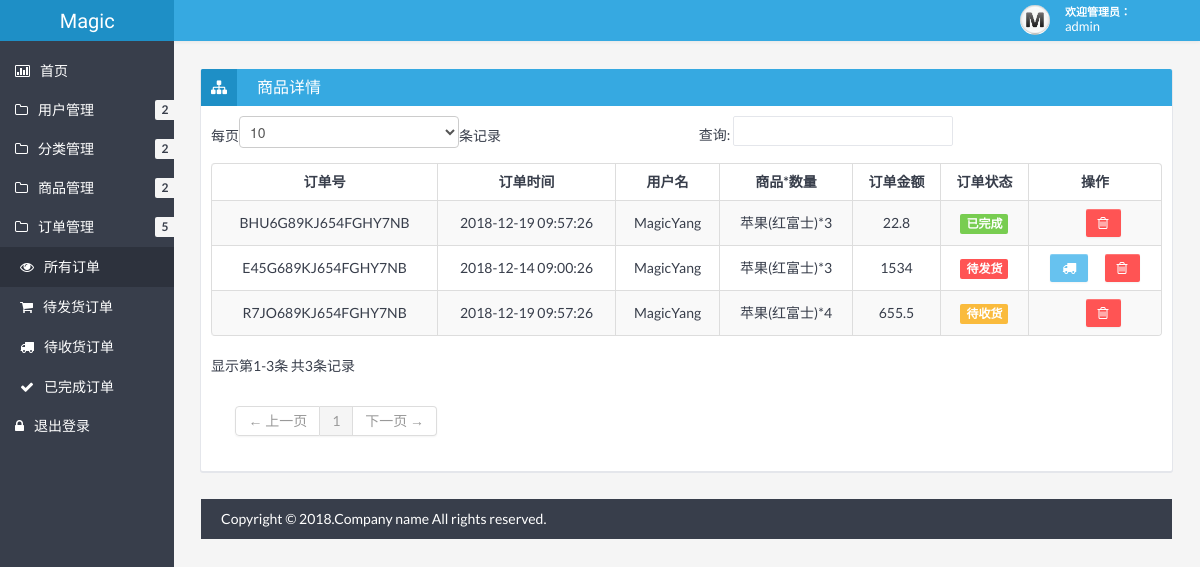
Page /admin/showOrder.php?method=check&state=3 (signed in) on the committed database.
### tables this page shows
CREATE TABLE `user` (
  `uid` int(11) NOT NULL COMMENT '用户id',
  `uname` varchar(30) NOT NULL COMMENT '用户名',
  `password` varchar(30) NOT NULL COMMENT '密码',
  `openid` varchar(80) NOT NULL COMMENT 'QQopenid',
  `phone` varchar(11) NOT NULL COMMENT '手机号',
  `email` varchar(30) NOT NULL COMMENT '邮箱',
  `state` tinyint(1) NOT NULL COMMENT '状态',
  `level` tinyint(1) NOT NULL COMMENT '权限',
  PRIMARY KEY (`uid`)
);

CREATE TABLE `orders` (
  `oid` varchar(20) NOT NULL COMMENT '订单号',
  `odate` datetime NOT NULL COMMENT '订单产生时间',
  `uid` int(11) NOT NULL COMMENT '用户id',
  `goodslist` varchar(100) NOT NULL COMMENT '商品列表｛gid：商品id，gnum：购买商品数量｝',
  `state` tinyint(1) NOT NULL COMMENT '订单状态',
  `money` double NOT NULL COMMENT '订单总金额',
  PRIMARY KEY (`oid`)
);

### admin/checkLogin.php (called while the page is built, shortened)
<?php
	if(!isset($_SESSION["uid"])){
		echo '<script language="javascript">location.href="login.php"</script>';
	}else{
		$uid = $_SESSION['uid'];
    	$sql = 'select * from user where uid='.$uid;
    	$res = mysql_query($sql);
    	$row = mysql_fetch_array($res);
    	$username = $row['uname'];
	}
?>

### admin/showOrder.php (the view, shortened to what this page needs)
<?php
	include "checkLogin.php";
    $con = mysql_connect("118.89.24.240","php","123456");
    if(isset($_GET['method'])){
    	if($_GET['method']=="check"){
    		if($_GET['state']==3){
    		  $sql = 'select * from orders';
    		  $res = mysql_query($sql,$con);
    		}else{
    		  $sql = 'select * from orders where state='.$_GET['state'];
    		  $res = mysql_query($sql,$con);
    		}
    	}
    }
 ?>
<!DOCTYPE html>
<html lang="en">
<head>
	<link href="css/bootstrap.min.css" rel="stylesheet" />
	<link href="css/bootstrap-responsive.min.css" rel="stylesheet" />
	<link href="css/style.min.css" rel="stylesheet" />
	<link href="css/style-responsive.min.css" rel="stylesheet" />
	<link href="css/retina.css" rel="stylesheet" />
<meta http-equiv="Content-Type" content="text/html; charset=utf-8" /></head>
<body>
		<?php include "header.php" ?>
		<div class="container-fluid-full">
		<div class="row-fluid">
			<?php include "banner.php" ?>
			<div id="content" class="span10">
			<div class="row-fluid">
				<div class="box span12">
					<div class="box-header" data-original-title="">
						<h2><i class="icon-sitemap"></i><span class="break"></span>商品详情</h2>
					</div>
					<div class="box-content">
						<table class="table table-striped table-bordered bootstrap-datatable datatable">
						  <thead>
							  <tr>
							  	  <th style="text-align:center;">订单号</th>
							 	  <th style="text-align:center;">订单时间</th>
							  	  <th style="text-align:center;">用户名</th>
							  	  <th style="text-align:center;">商品*数量</th>
								  <th style="text-align:center;">订单金额</th>
								  <th style="text-align:center;">订单状态</th>
								  <th style="text-align:center;">操作</th>
							  </tr>
						  </thead>
						  <tbody>
						  <?php
						  while ($row = mysql_fetch_assoc($res)){
						  	if($row['state']==0){
						  		$tip="label-important";
						  		$state="待发货";
						  	}else if($row['state']==1){
						  		$tip="label-warning";
						  		$state="待收货";
						  	}else{
						  		$tip="label-success";
						  		$state="已完成";
						  	}
							$goodslist = $row['goodslist'];
						    $json_data = json_decode($goodslist);
						    $order = array();
						    foreach((array)$json_data as $item){
						    	$sqls = 'select * from goods where gid = '.$item->gid;
						    	$ress = mysql_query($sqls);
						    	$rows = mysql_fetch_assoc($ress);
							    $goods = array(
							        'gname' => $rows['gname'],
							        'gnum' => $item->gnum
						    	);
							    array_push($order,$goods);
							}
						  		$uid = $row['uid'];
								$sqls = 'select * from user where uid = '.$uid;
							    		$ress = mysql_query($sqls);
							    		$rows = mysql_fetch_assoc($ress);
							    $uname = $rows['uname'];
							    $oid = $row['oid'];
								$odate = $row['odate'];
								$money = $row['money'];
						  	echo '
							<tr>
								<td style="text-align:center;vertical-align:middle;" class="center">'.$oid.'</td>
								<td style="text-align:center;vertical-align:middle;" class="center">'.$odate.'</td>
								<td style="text-align:center;vertical-align:middle;" class="center">'.$uname.'</td>
								<td style="text-align:center;vertical-align:middle;" class="center">';
   							foreach($order as $k=>$goods){
   								if($goods["gname"])
						       		echo $goods["gname"]."*".$goods['gnum']."<br>";
						    }
							echo '
								</td>
								<td style="text-align:center;vertical-align:middle;" class="center">'.$money.'</td>
								<td style="text-align:center;vertical-align:middle;" class="center">
									<span class="label '.$tip.'">'.$state.'</span>
								</td>
								<td style="text-align:center;vertical-align:middle;" class="center">
							';
									if($row['state']==0)
										echo '
									<a class="btn btn-info" href="showOrder.php?oid='.$row['oid'].'&method=changeState">
										<i class="icon-truck "></i>
										';
							echo '
									</a>&nbsp;&nbsp;&nbsp;&nbsp;&nbsp;
									<a class="btn btn-danger" href="showOrder.php?method=del&oid='.$row['oid'].'&state='.$row['state'].'">
										<i class="icon-trash "></i>
									</a>
								</td>
							</tr>
							';
						}?>
						  </tbody>
					  </table>
					</div>
				</div>
			</div>
		<?php include "footer.php" ?>
	</div>
</body>
</html>

### admin/header.php
<?php
	echo '
	<div class="navbar">
		<div class="navbar-inner">
			<div class="container-fluid">
				<a class="btn btn-navbar" data-toggle="collapse" data-target=".top-nav.nav-collapse,.sidebar-nav.nav-collapse">
					<span class="icon-bar"></span>
					<span class="icon-bar"></span>
					<span class="icon-bar"></span>
				</a>
				<div class="row-fluid">
				<a class="brand span2" href="index.php"><span>Magic</span></a>
				</div>
				<div class="nav-no-collapse header-nav">
					<ul class="nav pull-right">
						<li class="dropdown">
							<a class="btn account dropdown-toggle" data-toggle="dropdown" href="#">
								<div class="avatar"><img src="/php/admin/img/avatar.jpg" alt="Avatar" /></div>
								<div class="user">
									<span class="hello">欢迎管理员：&nbsp;&nbsp;&nbsp;&nbsp;&nbsp;&nbsp;&nbsp;&nbsp;&nbsp;</span>
									<span class="name">'.$username.'</span>
								</div>
							</a>
							<ul class="dropdown-menu">
								<li class="dropdown-menu-title">
								</li>
								<li><a href="login.php?method=del"><i class="icon-off"></i> 退出登录</a></li>
							</ul>
						</li>
					</ul>
				</div>
			</div>
		</div>
	</div>
	';
 ?>

### admin/css/halflings.css (style rules this page uses)
html, html .halflings { -webkit-font-smoothing: antialiased !important; }

### rows in the picture
user: uname "admin"
orders: oid "E45G689KJ654FGHY7NB", odate "2018-12-14 09:00:26", uid.uname "MagicYang", gname "苹果(红富士)", gnum "3", money "1534", state "待发货"
orders: oid "R7JO689KJ654FGHY7NB", odate "2018-12-19 09:57:26", uid.uname "MagicYang", gname "苹果(红富士)", gnum "4", money "655.5", state "待收货"
orders: oid "BHU6G89KJ654FGHY7NB", odate "2018-12-19 09:57:26", uid.uname "MagicYang", gname "苹果(红富士)", gnum "3", money "22.8", state "已完成"
